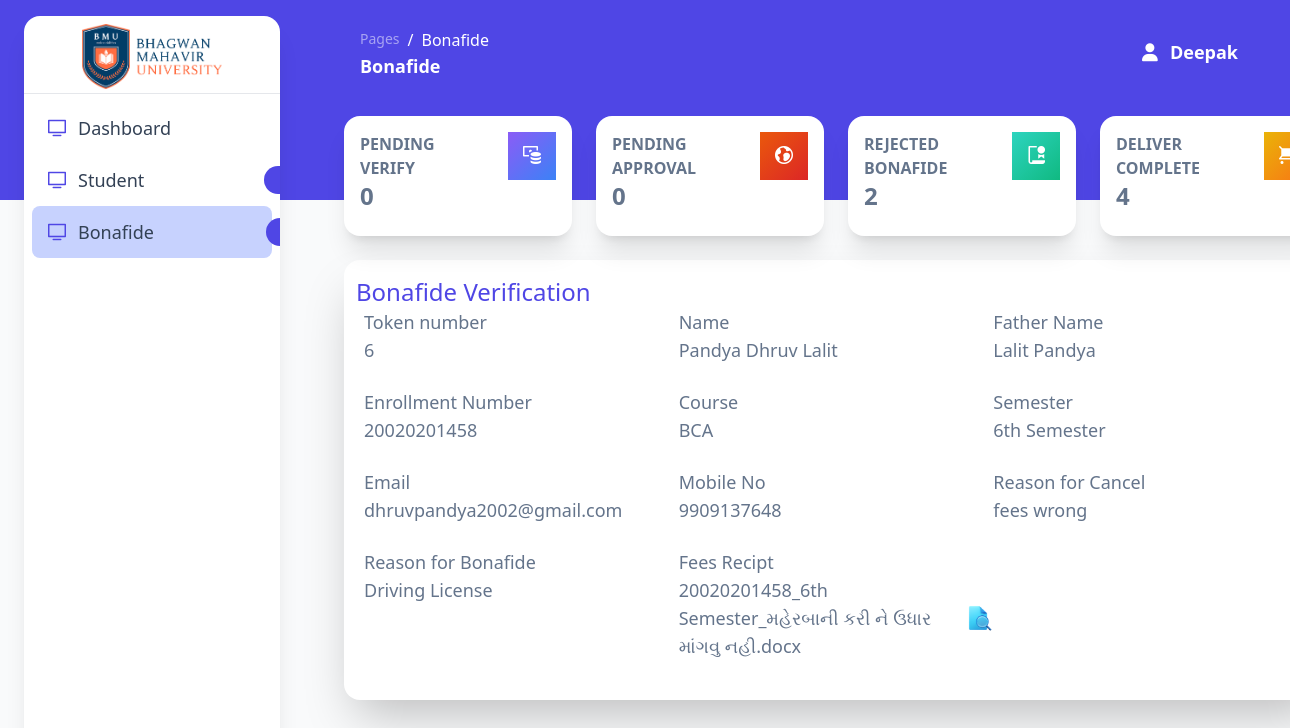
Page /Admin_side/bonafide_verification?verify_id=6 (signed in) on the earlier database version.
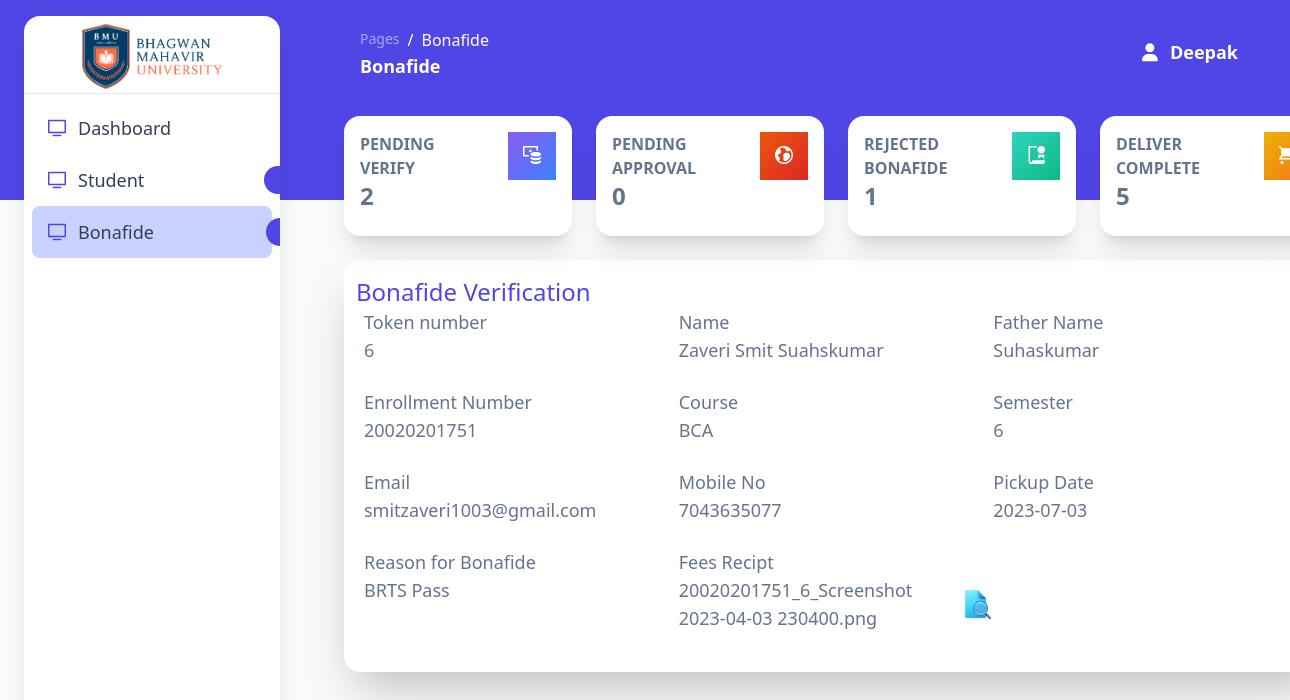
Same page on the later database version.
### tables this page shows
CREATE TABLE IF NOT EXISTS `bonafide` (
  `id` int NOT NULL AUTO_INCREMENT,
  `enrollment_no` varchar(500) NOT NULL,
  `name` varchar(500) NOT NULL,
  `father_name` varchar(500) NOT NULL,
  `course` varchar(500) NOT NULL,
  `semester` varchar(500) NOT NULL,
  `mobile_no` varchar(500) NOT NULL,
  `email` varchar(500) NOT NULL,
  `purpose` varchar(500) NOT NULL,
  `fee_recipt` varchar(500) NOT NULL,
  `remark` varchar(500) NOT NULL,
  `status` varchar(500) NOT NULL,
  `verify_flag` tinyint(1) NOT NULL DEFAULT '0',
  `verify_by` varchar(500) NOT NULL,
  `approve_flag` tinyint(1) NOT NULL DEFAULT '0',
  `approve_by` varchar(500) NOT NULL,
  `delever_flag` tinyint(1) NOT NULL DEFAULT '0',
  `print_flag` tinyint(1) NOT NULL DEFAULT '0',
  `apply_date` date NOT NULL,
  `pickup_date` date NOT NULL,
  PRIMARY KEY (`id`)
);

### Admin_side/private/bonafide_server.php (called while the page is built, shortened)
<?php
class Bonafide
{
    function individual_detail($id)
    {
        $con = connect();
        $query = "SELECT * FROM `bonafide` WHERE `id` = '$id'";
        $result = mysqli_query($con, $query);
        return $result;
    }
    function pending_verify()
    {
        $con = connect();
        $query = "SELECT COUNT(*) FROM `bonafide` WHERE `verify_flag` = '0' AND `remark` = ''";
        $result = mysqli_query($con, $query);
        $data = mysqli_fetch_assoc($result);
        return $data['COUNT(*)'];
    }
    function pending_approval()
    {
        $con = connect();
        $query = "SELECT COUNT(*) FROM `bonafide` WHERE `approve_flag` = '0' AND `verify_flag` = '1' AND `remark` = ''";
        $result = mysqli_query($con, $query);
        $data = mysqli_fetch_assoc($result);
        return $data['COUNT(*)'];
    }
    function reject_bonafide()
    {
        $con = connect();
        $query = "SELECT COUNT(*) FROM `bonafide` WHERE `remark` != ''";
        $result = mysqli_query($con, $query);
        $data = mysqli_fetch_assoc($result);
        return $data['COUNT(*)'];
    }
    function complete_deliver()
    {
        $con = connect();
        $query = "SELECT COUNT(*) FROM `bonafide` WHERE `delever_flag` = '1' AND `remark` = ''";
        $result = mysqli_query($con, $query);
        $data = mysqli_fetch_assoc($result);
        return $data['COUNT(*)'];
    }
}
?>

### Admin_side/public/bonafide_verification.php (the view, shortened to what the changed rows need)
<?php
include('private/bonafide_server.php');
$id = $_GET['verify_id'];
$bonafide = new Bonafide;
$bonafide_details = $bonafide->individual_detail($id);
?>
<!DOCTYPE html>
<html>
<head>
  <link href="private/assets/css/nucleo-icons.css" rel="stylesheet" />
  <link href="private/assets/css/nucleo-svg.css" rel="stylesheet" />
  <link rel="stylesheet" href="input.css">
  <script src="https://cdn.tailwindcss.com"></script>
</head>
<body class="m-0 font-sans text-base antialiased font-normal leading-default bg-gray-50 text-slate-500 overflow-hidden">
  <main class="relative h-full max-h-screen transition-all duration-200 ease-in-out xl:ml-68 rounded-xl">
    <div class="w-4/5 px-6 py-8 ml-80">
      <?php
      if ($_SESSION['type'] == "Head") {
        ?>
        <div class="flex flex-wrap -mx-3 mb-6">
          <div class="w-full max-w-full px-3 mb-6 sm:w-1/2 sm:flex-none xl:mb-0 xl:w-1/4 cursor-pointer"
            onclick="pending_verify_2()">
            <div class="relative flex flex-col min-w-0 break-words bg-white shadow-xl rounded-2xl bg-clip-border">
              <div class="flex-auto p-4">
                <div class="flex flex-row -mx-3">
                  <div class="flex-none w-2/3 max-w-full px-3">
                    <div>
                      <p class="mb-0 font-sans text-md font-semibold leading-normal uppercase">Pending Verify</p>
                      <h5 class="mb-2 font-bold text-2xl">
                        <?php echo $bonafide->pending_verify(); ?>
                      </h5>
                    </div>
                  </div>
                  <div class="px-3 text-right basis-1/3">
                    <div
                      class="inline-block w-12 h-12 text-center rounded-circle bg-gradient-to-tl from-blue-500 to-violet-500">
                      <i class="ni leading-none ni-money-coins text-lg relative top-3.5 text-white"></i>
                    </div>
                  </div>
                </div>
              </div>
            </div>
          </div>
          <div class="w-full max-w-full px-3 mb-6 sm:w-1/2 sm:flex-none xl:mb-0 xl:w-1/4 cursor-pointer"
            onclick="pending_approval()">
            <div class="relative flex flex-col min-w-0 break-words bg-white shadow-xl rounded-2xl bg-clip-border">
              <div class="flex-auto p-4">
                <div class="flex flex-row -mx-3">
                  <div class="flex-none w-2/3 max-w-full px-3">
                    <div>
                      <p class="mb-0 font-sans text-md font-semibold leading-normal uppercase">Pending Approval</p>
                      <h5 class="mb-2 font-bold text-2xl">
                        <?php echo $bonafide->pending_approval(); ?>
                      </h5>
                    </div>
                  </div>
                  <div class="px-3 text-right basis-1/3">
                    <div
                      class="inline-block w-12 h-12 text-center rounded-circle bg-gradient-to-tl from-red-600 to-orange-600">
                      <i class="ni leading-none ni-world text-lg relative top-3.5 text-white"></i>
                    </div>
                  </div>
                </div>
              </div>
            </div>
          </div>
          <div class="w-full max-w-full px-3 mb-6 sm:w-1/2 sm:flex-none xl:mb-0 xl:w-1/4 cursor-pointer"
            onclick="reject_bonafide()">
            <div class="relative flex flex-col min-w-0 break-words bg-white shadow-xl rounded-2xl bg-clip-border">
              <div class="flex-auto p-4">
                <div class="flex flex-row -mx-3">
                  <div class="flex-none w-2/3 max-w-full px-3">
                    <div>
                      <p class="mb-0 font-sans text-md font-semibold leading-normal uppercase">Rejected Bonafide</p>
                      <h5 class="mb-2 font-bold text-2xl">
                        <?php echo $bonafide->reject_bonafide(); ?>
                      </h5>
                    </div>
                  </div>
                  <div class="px-3 text-right basis-1/3">
                    <div
                      class="inline-block w-12 h-12 text-center rounded-circle bg-gradient-to-tl from-emerald-500 to-teal-400">
                      <i class="ni leading-none ni-paper-diploma text-lg relative top-3.5 text-white"></i>
                    </div>
                  </div>
                </div>
              </div>
            </div>
          </div>
          <div class="w-full max-w-full px-3 sm:w-1/2 sm:flex-none xl:w-1/4 cursor-pointer" onclick="complete_delivery()">
            <div class="relative flex flex-col min-w-0 break-words bg-white shadow-xl rounded-2xl bg-clip-border">
              <div class="flex-auto p-4">
                <div class="flex flex-row -mx-3">
                  <div class="flex-none w-2/3 max-w-full px-3">
                    <div>
                      <p class="mb-0 font-sans text-md font-semibold leading-normal uppercase">Deliver Complete</p>
                      <h5 class="mb-2 font-bold text-2xl">
                        <?php echo $bonafide->complete_deliver(); ?>
                      </h5>
                    </div>
                  </div>
                  <div class="px-3 text-right basis-1/3">
                    <div
                      class="inline-block w-12 h-12 text-center rounded-circle bg-gradient-to-tl from-orange-500 to-yellow-500">
                      <i class="ni leading-none ni-cart text-lg relative top-3.5 text-white"></i>
                    </div>
                  </div>
                </div>
              </div>
            </div>
          </div>
        </div>
        <?php
      }
      ?>
      <div class="w-full bg-white shadow-2xl rounded-2xl mt-0 py-4">
        <div class="flex flex-col justify-start">
          <h1 class="text-2xl font-medium text-indigo-600 pl-3">Bonafide Verification</h1>
        </div>
        <div class="flex flex-col justify-start px-5">
          <?php
          while ($row = mysqli_fetch_assoc($bonafide_details)) {
            ?>
            <div class="grid grid-cols-3">
              <div class="col-span-1">
                <h1 class="text-lg font-medium">Token number</h1>
                <p class="text-lg">
                  <?php echo $row['id']; ?>
                </p>
              </div>
              <div class="col-span-1">
                <h1 class="text-lg font-medium">Name</h1>
                <p class="text-lg">
                  <?php echo $row['name']; ?>
                </p>
              </div>
              <div class="col-span-1">
                <h1 class="text-lg font-medium">Father Name</h1>
                <p class="text-lg">
                  <?php echo $row['father_name']; ?>
                </p>
              </div>
            </div>
            <div class="grid grid-cols-3 mt-6">
              <div class="col-span-1">
                <h1 class="text-lg font-medium">Enrollment Number</h1>
                <p class="text-lg">
                  <?php echo $row['enrollment_no']; ?>
                </p>
              </div>
              <div class="col-span-1">
                <h1 class="text-lg font-medium">Course</h1>
                <p class="text-lg">
                  <?php echo $row['course']; ?>
                </p>
              </div>
              <div class="col-span-1">
                <h1 class="text-lg font-medium">Semester</h1>
                <p class="text-lg">
                  <?php echo $row['semester']; ?>
                </p>
              </div>
            </div>
            <div class="grid grid-cols-3 mt-6">
              <div class="col-span-1">
                <h1 class="text-lg font-medium">Email</h1>
                <p class="text-lg">
                  <?php echo $row['email']; ?>
                </p>
              </div>
              <div class="col-span-1">
                <h1 class="text-lg font-medium">Mobile No</h1>
                <p class="text-lg">
                  <?php echo $row['mobile_no']; ?>
                </p>
              </div>
              <?php if ($_SESSION['type'] == "Head" && $row['delever_flag'] == 1 || $_SESSION['type'] == "Clerk" && $row['delever_flag'] == 1) { ?>
                <div class="col-span-1">
                  <h1 class="text-lg font-medium">Pickup Date</h1>
                  <p class="text-lg">
                    <?php echo $row['pickup_date']; ?>
                  </p>
                </div>
              <?php } else if (($_SESSION['type'] == "Head" || $_SESSION['type'] == "Clerk") && $row['remark'] != "") { ?>
                  <div class="col-span-1">
                    <h1 class="text-lg font-medium">Reason for Cancel</h1>
                    <p class="text-lg">
                    <?php echo $row['remark']; ?>
                    </p>
                  </div>
                <?php } ?>
            </div>
            <div class="grid grid-cols-3 mt-6">
              <div class="col-span-1">
                <h1 class="text-lg font-medium">Reason for Bonafide</h1>
                <p class="text-lg">
                  <?php echo $row['purpose']; ?>
                </p>
              </div>
              <div class="col-span-1">
                <h1 class="text-lg font-medium">Fees Recipt</h1>
                <p class="text-lg flex items-center">
                  <?php echo $row['fee_recipt']; ?>
                <a href="private/Fees_recipt/<?php echo $row['fee_recipt']; ?>" target="_blank">
                <abbr title="View"><img src="private/Images/icons8-view-94.png" alt="" class="w-14"></abbr>
                </a>
                </p>
              </div>
            </div>
              </div>
              <?php
          }
          ?>
          </div>
        </div>
  </main>
</body>
</html>

Differences in the rows shown:
changed bonafide "BCA": name "Pandya Dhruv Lalit" → "Zaveri Smit Suahskumar"; father_name "Lalit Pandya" → "Suhaskumar"; enrollment_no "20020201458" → "20020201751"; semester "6th Semester" → "6"; email "dhruvpandya2002@gmail.com" → "smitzaveri1003@gmail.com"; mobile_no "9909137648" → "7043635077"; pickup_date (not shown) → "2023-07-03"; purpose "Driving License" → "BRTS Pass"; fee_recipt "20020201458_6th Semester_મહેરબાની કરી ને ઉધાર માંગવુ નહી.docx" → "20020201751_6_Screenshot 2023-04-03 230400.png"; remark "fees wrong" → (not shown); delever_flag "Reason for Cancel" → "Pickup Date"
Other differences:
$bonafide->pending_verify(): "0" → "2"
$bonafide->reject_bonafide(): "2" → "1"
$bonafide->complete_deliver(): "4" → "5"
